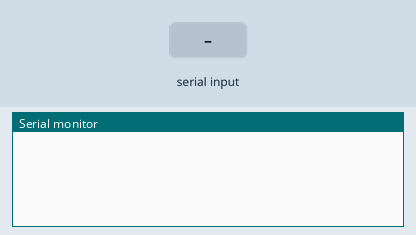
The sketch below on a simulated Arduino Uno, built with avr-gcc and run on an emulated ATmega328P. Parts: the last lines printed to the serial monitor. The test bench sets the inputs (shaded band). Random numbers use the default seed unless the sketch sets one.

Above: at 2.0 s.
2.1 s: "1\n" received over Serial
At 3.4 s:
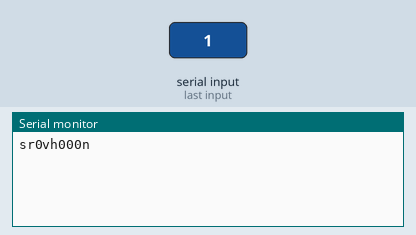
4.5 s: "2\n" received over Serial
At 6.1 s:
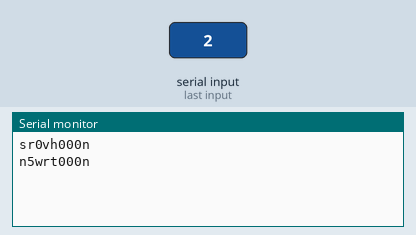
6.5 s: "0\n" received over Serial
At 7.7 s:
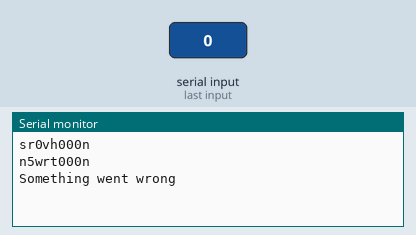
8.5 s: "1\n" received over Serial
At 10.2 s:
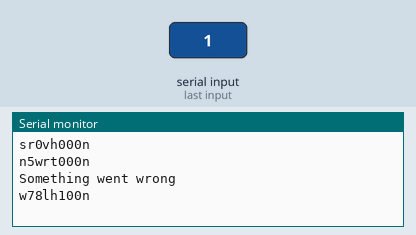
10.5 s: "2\n" received over Serial
At 12.0 s:
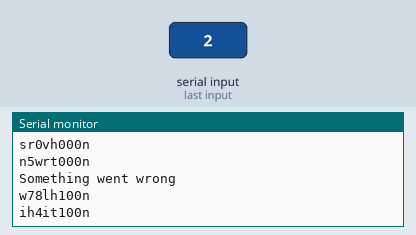

The sketch:

master.ino
```cpp
#include <SPI.h>

#define DB_CAP 50
#define SS_2 10

String gate_1_passes[DB_CAP];
String gate_2_passes[DB_CAP];
int gate_1_pos = 0;
int gate_2_pos = 0;

int currentIndex = 0; // Current index in the array

unsigned long counter = 0;

void setup(void) {
  Serial.begin(115200);

  pinMode(SS_2, OUTPUT);
  digitalWrite(SS, HIGH);  // ensure SS stays high for now
  digitalWrite(SS_2, HIGH);
  // Put SCK, MOSI, SS pins into output mode
  // also put SCK, MOSI into LOW state, and SS into HIGH state.
  // Then put SPI hardware into Master mode and turn SPI on
  SPI.begin();

  // Slow down the master a bit
  SPI.setClockDivider(SPI_CLOCK_DIV8);
}

byte transferAndWait(const byte what) {
  byte a = SPI.transfer(what);
  delayMicroseconds(20);
  return a;
}

void loop(void) {
  slave_1_poll();
  slave_2_poll();
  // register_user(1);
  if (Serial.available() > 0) {
    // Read the incoming string until a newline character is received
    String receivedString = Serial.readStringUntil('\n');


    // Check if the received string has exactly 32 characters
    if (receivedString.length() == 1) {
      // Remove the trailing newline character
      receivedString.trim();
      if (receivedString == "1") {
        // Serial.println(receivedString);
        register_user(1);
      } else if (receivedString == "2") {
        // Serial.println(receivedString);
        register_user(2);
      } else{
        // Serial.println(receivedString);
        Serial.println("Something went wrong");
      }
    }
    else{
      Serial.println("length issue");
    }
  }
}

void slave_1_poll() {
  byte user_input[9];
  bool user_verified = false;

  // enable Slave Select
  digitalWrite(SS, LOW);

  byte has_input = transferAndWait('n');  // add command
  if (has_input == 1) {
    for (int i = 0; i < 9; i++) {
      user_input[i] = transferAndWait(i);
    }
    user_input[8] = 'n';
    for (int i = 0; i < 9; i++) {
      // Serial.print(char(user_input[i]));
    }
    Serial.println("");

    String user_input_str = byteArrayToString(user_input, 9);
    // verify whether token is present in the slave_1_passes
    for (int i = 0; i < DB_CAP; i++) {
      if (user_input_str == gate_1_passes[i]) {

        // send reply to the slave_1
        user_verified = true;
        removeStringFromArray(gate_1_passes, DB_CAP, user_input_str);
      }
    }
  }
  digitalWrite(SS, HIGH);
  delay(500);
  if (user_verified) {
    send_verification_to_slave_1();
  }
  else{
    // send_not_verified_to_slave_1();
  }
}

void slave_2_poll() {
  byte user_input[9];
  bool user_verified = false;

  // enable Slave Select
  digitalWrite(SS_2, LOW);

  byte has_input = transferAndWait('n');  // add command
  if (has_input == 1) {
    for (int i = 0; i < 9; i++) {
      user_input[i] = transferAndWait(i);
    }
    user_input[8] = 'n';
    for (int i = 0; i < 9; i++) {
      // Serial.print(char(user_input[i]));
    }
    // Serial.println("");

    String user_input_str = byteArrayToString(user_input, 9);
    // verify whether token is present in the slave_2_passes
    for (int i = 0; i < DB_CAP; i++) {
      if (user_input_str == gate_2_passes[i]) {
        // Serial.print("User verified in gate_2, UUID: ");
        // Serial.println(user_input_str);
        // send reply to the slave_1
        user_verified = true;
        removeStringFromArray(gate_2_passes, DB_CAP, user_input_str);
      }
    }
  }
  // disable Slave Select
  digitalWrite(SS_2, HIGH);
  delay(500);
  if (user_verified) {
    send_verification_to_slave_2();
  } else{
    // send_not_verified_to_slave_2();
  }
}

void send_verification_to_slave_1() {
  digitalWrite(SS, LOW);
  transferAndWait('g');
  digitalWrite(SS, HIGH);
  delay(500);
}

void send_verification_to_slave_2() {
  digitalWrite(SS_2, LOW);
  transferAndWait('g');
  digitalWrite(SS_2, HIGH);
  delay(500);
}

void send_not_verified_to_slave_1() {
  digitalWrite(SS, LOW);
  transferAndWait('n');
  digitalWrite(SS, HIGH);
  delay(500);
}

void send_not_verified_to_slave_2() {
  digitalWrite(SS_2, LOW);
  transferAndWait('n');
  digitalWrite(SS_2, HIGH);
  delay(500);
}

String byteArrayToString(byte byteArray[], int length) {
  String result = "";
  for (int i = 0; i < length; i++) {
    result += char(byteArray[i]);
  }
  return result;
}

// Function to remove a specific string from the array
void removeStringFromArray(String stringArray[], int arrayLength, const String &stringToRemove) {
  // Find the index of the string to remove
  int indexToRemove = -1;
  for (int i = 0; i < arrayLength; i++) {
    if (stringArray[i] == stringToRemove) {
      indexToRemove = i;
      break;
    }
  }

  // If the string was found, remove it
  if (indexToRemove != -1) {
    for (int i = indexToRemove; i < arrayLength - 1; i++) {
      stringArray[i] = stringArray[i + 1];
    }
    // Clear the last element to avoid duplicates
    stringArray[arrayLength - 1] = "";
    // Update the array length to reflect the removal
    arrayLength--;
 }
}

String generateAlphaNumericCode() {
  // Get current timestamp
  unsigned long timestamp = millis();

  // Increment counter for uniqueness
  counter++;

  // Combine timestamp, counter, and a random factor
  unsigned long combinedValue = timestamp * 10000 + counter + random(1000);

  // Characters for mapping (0-9 and a-z)
  const char characters[] = "0123456789abcdefghijklmnopqrstuvwxyz";

  // Convert to alphanumeric string
  char alphanumericString[10];  // 9 characters + null terminator
  for (int i = 0; i < 9; i++) {
    int index = combinedValue % 36;  // Use modulo to map to characters (0-35)
    alphanumericString[i] = characters[index];
    combinedValue /= 36;
  }
  alphanumericString[9] = '\0';  // Null terminator

  return String(alphanumericString);
}


// function to receive the gate number and generate token and put it into relevant gate
void register_user(int gate_num) {
  if (gate_num == 1) {
    String temp_id = generateAlphaNumericCode();
    temp_id[8] = 'n';
    Serial.println(temp_id);
    gate_1_passes[gate_1_pos] = temp_id;
    if (gate_1_pos == (DB_CAP - 1)) {
      gate_1_pos = 0;
    } else {
      gate_1_pos++;
    }
  } else {  // if this is for gate_2
    String temp_id = generateAlphaNumericCode();
    temp_id[8] = 'n';
    Serial.println(temp_id);
    gate_2_passes[gate_2_pos] = temp_id;
    if (gate_2_pos == (DB_CAP - 1)) {
      gate_2_pos = 0;
    } else {
      gate_2_pos++;
    }
  }
}
```

Measured:
- after the input at 2.1 s, the serial monitor: prints a new line after 0.90 s (image 1)
- after the input at 4.5 s, the serial monitor: prints a new line after 0.50 s (image 2)
- after the input at 6.5 s, the serial monitor: prints a new line after 0.51 s (image 3)
- after the input at 8.5 s, the serial monitor: prints a new line after 0.51 s (image 4)
- after the input at 10.5 s, the serial monitor: prints a new line after 0.51 s (image 5)
